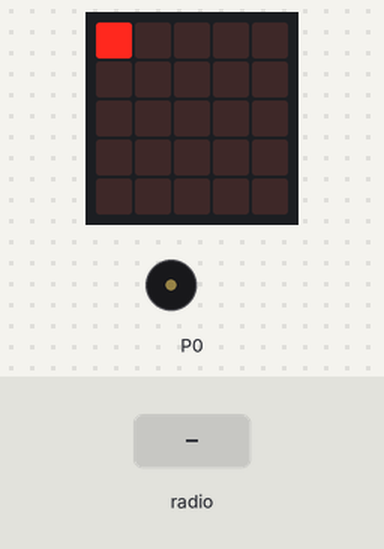
The program below on a simulated BBC micro:bit (MakeCode). On the bench: the board's 5×5 LED display, buzzer (waves = sounding). Inputs (shaded band) come from the test bench. Random numbers come from a fixed seed.

Above: at 1.6 s.
1.7 s: radio message "1" arrives
At 2.7 s:
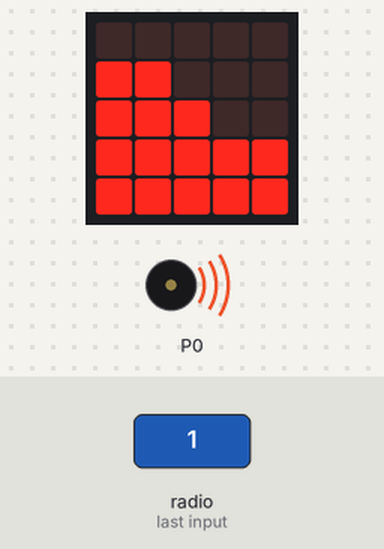
4.0 s: radio message "0" arrives
At 4.7 s:
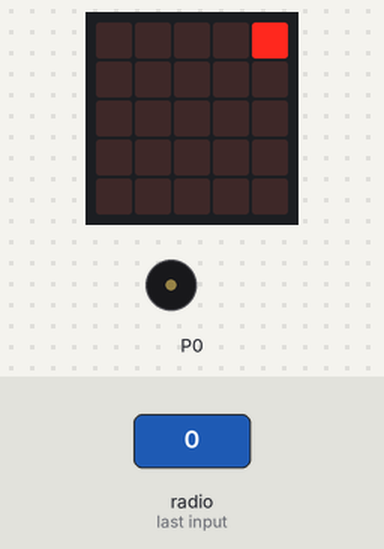
5.6 s: radio message "1" arrives
At 8.4 s:
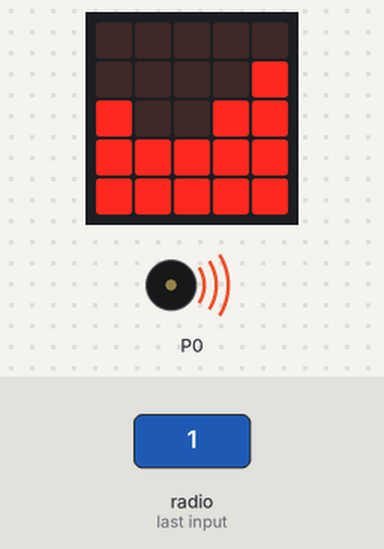
8.6 s: radio message "5" arrives
At 9.5 s:
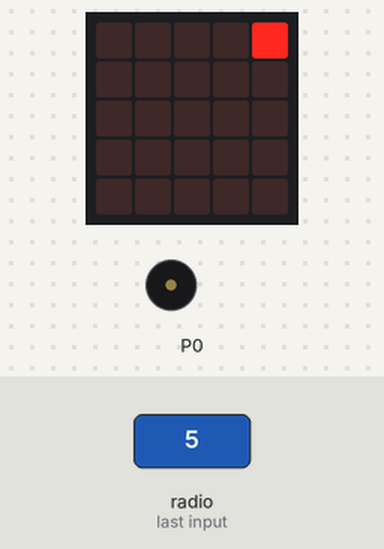
Timing chart, 0 to 11.4 s (numbered marks = the images above; inputs shaded):
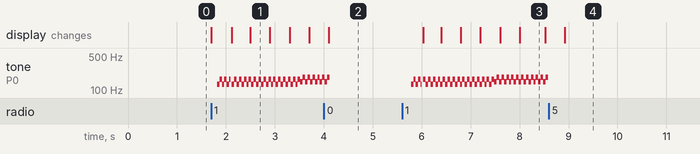

Measured:
- after the input at 1.7 s, tone on P0: plays 131 Hz for 0.05 s, 165 Hz for 0.05 s, 131 Hz for 0.05 s, 165 Hz for 0.05 s, 131 Hz for 0.05 s, 165 Hz for 0.03 s … (44 notes in this stretch), starting after 0.12 s; the display: first changes at once (image 1 shows a later state)
- after the input at 5.6 s, tone on P0: plays 131 Hz for 0.05 s, 165 Hz for 0.05 s, 131 Hz for 0.05 s, 165 Hz for 0.05 s, 131 Hz for 0.02 s, 165 Hz for 0.05 s … (56 notes in this stretch), starting after 0.18 s; the display: first changes after 0.43 s (image 3 shows a later state)
- what the display in image 1 shows lasts 0.4 s, from 2.5 s to 2.9 s
- what the display in image 3 shows lasts 0.5 s, from 8.0 s to 8.5 s

The program:

main.ts
```typescript
radio.onReceivedNumber(function (receivedNumber) {
    scene = receivedNumber
    basic.showLeds(`
        . . . . #
        . . . . .
        . . . . .
        . . . . .
        . . . . .
        `)
    music.stopAllSounds()
})
let scene = 0
radio.setGroup(105)
scene = 0
basic.showLeds(`
    # . . . .
    . . . . .
    . . . . .
    . . . . .
    . . . . .
    `)
basic.forever(function () {
    if (scene == 1) {
        basic.showLeds(`
            . . . . .
            # . . . .
            # # . . #
            # # # # #
            # # # # #
            `)
    }
    if (scene == 1) {
        basic.showLeds(`
            . . . . .
            # # . . .
            # # # . .
            # # # # #
            # # # # #
            `)
    }
    if (scene == 1) {
        basic.showLeds(`
            . . . . .
            . # # . .
            # # # # .
            # # # # #
            # # # # #
            `)
    }
    if (scene == 1) {
        basic.showLeds(`
            . . . . .
            . . # # .
            . # # # #
            # # # # #
            # # # # #
            `)
    }
    if (scene == 1) {
        basic.showLeds(`
            . . . . .
            . . . # #
            . . # # #
            # # # # #
            # # # # #
            `)
    }
    if (scene == 1) {
        basic.showLeds(`
            . . . . .
            . . . . #
            # . . # #
            # # # # #
            # # # # #
            `)
    }
    if (scene == 2) {
        basic.showLeds(`
            . . . . .
            # # # # #
            # # # # #
            # # # # #
            # # # # #
            `)
    }
    while (scene == 3) {
        basic.showLeds(`
            . . . . .
            . # . # .
            # # # # #
            # . # . #
            # # # # #
            `)
        basic.pause(50)
        basic.showLeds(`
            . . . . .
            # . # . #
            # # # # #
            . # . # .
            # # # # #
            `)
        basic.pause(50)
    }
    basic.pause(100)
})
basic.forever(function () {
    if (scene == 1) {
        for (let index = 0; index <= 5; index++) {
            music.setVolume(0 + 20 * index)
            music.ringTone(131)
            basic.pause(50)
            music.ringTone(165)
            basic.pause(50)
        }
    }
    if (scene == 1) {
        for (let index = 0; index <= 5; index++) {
            music.setVolume(100 + 20 * index)
            music.ringTone(131)
            basic.pause(50)
            music.ringTone(165)
            basic.pause(50)
        }
    }
    if (scene == 1) {
        for (let index = 0; index <= 5; index++) {
            music.ringTone(131)
            basic.pause(50)
            music.ringTone(165)
            basic.pause(50)
        }
    }
    if (scene == 1) {
        for (let index = 0; index <= 5; index++) {
            music.setVolume(200 - 20 * index)
            music.ringTone(147)
            basic.pause(50)
            music.ringTone(185)
            basic.pause(50)
        }
    }
    if (scene == 1) {
        for (let index = 0; index <= 5; index++) {
            music.setVolume(100 - 20 * index)
            music.ringTone(147)
            basic.pause(50)
            music.ringTone(185)
            basic.pause(50)
        }
    }
    if (scene == 3) {
        music.setVolume(100)
        music.ringTone(randint(100, 400))
        basic.pause(20)
    }
    music.stopAllSounds()
    basic.pause(100)
})
```

test.ts
```typescript
// tests gaan hier; deze zal niet worden gecompileerd wanneer dit pakket wordt gebruikt als extensie.
```
